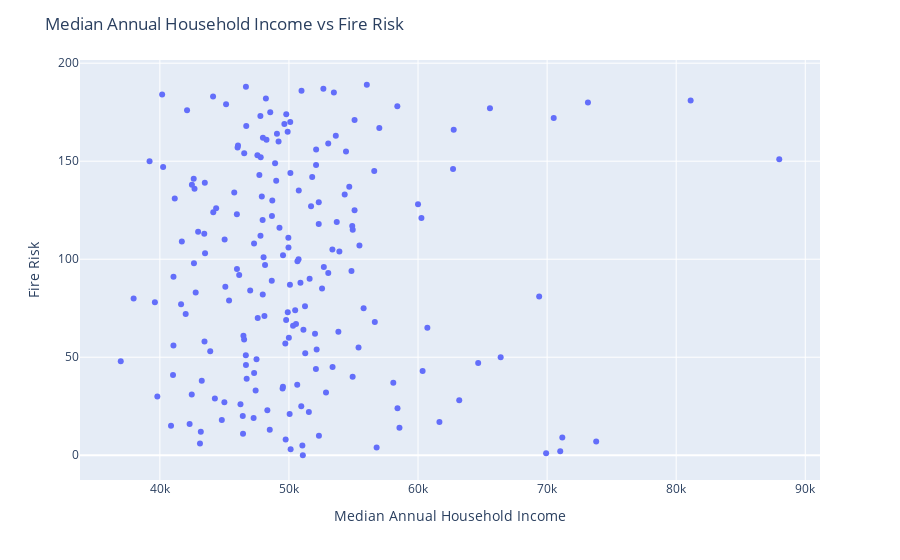

The notebook cell this image was saved under:
### Markdown cell above
## Scatter plot of Median Annual Household Income vs Fire Risk
(Note: Please run below commented code for viewing interactive plots offline)

### Code cell
data1 = res3["median_annual_household_income"]
data2 =  res3["fire_risk"]
fig = px.scatter(data2, data1, trendline="ols")
fig.update_layout(
    title="Median Annual Household Income vs Fire Risk",
    xaxis_title="Median Annual Household Income",
    yaxis_title="Fire Risk",
)
#plotly.offline.plot(fig, filename = "median_income.html")
fig.show()

### Figure 1 — Plotly figure (JSON) as saved in the notebook; plotly's stock layout.template omitted (floating-point values rounded to 4 significant figures; data arrays with more than 128 entries replaced by an {"elided": "..."} marker saying what was removed)
{"data": [{"hoverlabel": {"namelength": 0}, "hovertemplate": "x=%{x}", "legendgroup": "", "marker": {"color": "#636efa", "symbol": "circle"}, "mode": "markers", "name": "", "showlegend": false, "type": "scatter", "x": {"elided": "190 int values"}, "xaxis": "x", "yaxis": "y"}, {"hoverlabel": {"namelength": 0}, "hovertemplate": "", "legendgroup": "", "marker": {"color": "#636efa", "symbol": "circle"}, "mode": "lines", "name": "", "showlegend": false, "type": "scatter", "xaxis": "x", "yaxis": "y"}], "layout": {"legend": {"tracegroupgap": 0}, "margin": {"t": 60}, "title": {"text": "Median Annual Household Income vs Fire Risk"}, "xaxis": {"anchor": "y", "domain": [0, 1], "title": {"text": "Median Annual Household Income"}}, "yaxis": {"anchor": "x", "domain": [0, 1], "title": {"text": "Fire Risk"}}}}
